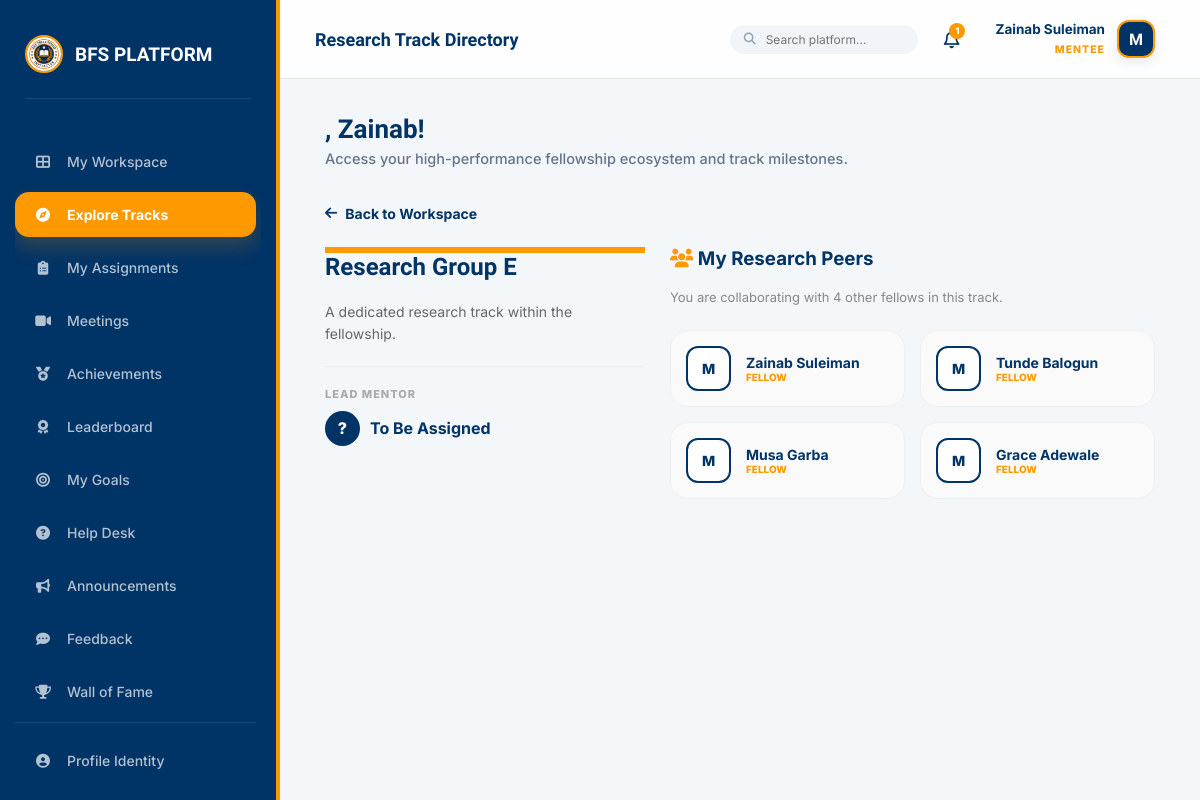
The app's page /groups/5/view/ (signed in) with its own data.
### accounts/models.py (models this page shows, shortened)
class User(AbstractUser):
    ROLE_CHOICES = [
        ('mentee', 'Mentee'),
        ('mentor', 'Mentor'),
        ('management', 'Management Team'),
        ('coordinator', 'Programme Coordinator'),
    ]
    role = models.CharField(max_length=20, choices=ROLE_CHOICES, default='mentee')
    phone = models.CharField(max_length=20, blank=True)
    bio = models.TextField(blank=True)
    avatar_url = models.URLField(blank=True)   # Link to OneDrive/SharePoint photo
    is_verified = models.BooleanField(default=False)
    linkedin_url = models.URLField(blank=True, verbose_name="LinkedIn Profile")
    github_url = models.URLField(blank=True, verbose_name="GitHub/Portfolio")
    cv_url = models.URLField(blank=True, verbose_name="CV/Resume (OneDrive Link)")
    qualification = models.CharField(max_length=120, blank=True, help_text="e.g. B.Sc, M.Sc, Ph.D, Professional Fellow")
    expertise = models.CharField(max_length=150, blank=True, help_text="e.g. Software Engineering, AI, Cloud, Research")
    academic_status = models.CharField(max_length=100, blank=True, help_text="e.g. Student, Recent Graduate, Professional")
    interests = models.TextField(blank=True, help_text="Areas of interest or specialization")
    career_goal = models.TextField(blank=True, help_text="Mentee primary career and learning goal")

### groups/models.py (models this page shows, shortened)
class Group(models.Model):
    JOIN_CHOICES = [('open', 'Open'), ('approval', 'Approval Required'), ('closed', 'Closed')]
    STATUS_CHOICES = [('active', 'Active'), ('archived', 'Archived')]
    name = models.CharField(max_length=120)
    description = models.TextField(blank=True)
    capacity = models.PositiveIntegerField(default=20)
    join_status = models.CharField(max_length=15, choices=JOIN_CHOICES, default='approval')
    status = models.CharField(max_length=10, choices=STATUS_CHOICES, default='active')
    mentor = models.ForeignKey(
        settings.AUTH_USER_MODEL,
        on_delete=models.SET_NULL,
        null=True,
        blank=True,
        related_name='mentored_groups'
    )
    coordinator = models.ForeignKey(
        settings.AUTH_USER_MODEL,
        on_delete=models.SET_NULL,
        null=True,
        related_name='coordinated_groups'
    )
    created_at = models.DateTimeField(auto_now_add=True)

class GroupMembership(models.Model):
    group = models.ForeignKey(Group, on_delete=models.CASCADE, related_name='memberships')
    user = models.ForeignKey(settings.AUTH_USER_MODEL, on_delete=models.CASCADE, related_name='group_membership')
    joined_at = models.DateTimeField(auto_now_add=True)
    class Meta:
        unique_together = ('group', 'user')

### groups/views.py (the view)
# urls.py: path('<int:group_id>/view/', views.mentee_group_view, name='mentee_group_view'),
@role_required('mentee', 'mentor', 'management', 'coordinator')
def mentee_group_view(request, group_id):
    group = get_object_or_404(Group, id=group_id)
    peers = GroupMembership.objects.filter(group=group).select_related('user')
    return render(request, 'groups/mentee_group_view.html', {'group': group, 'peers': peers})

### accounts/permissions.py (called while the page is built)
def role_required(*roles):
    def check(user):
        if not user.is_authenticated:
            return False
        if user.role in roles:
            return True
        raise PermissionDenied
    return user_passes_test(check, login_url='accounts:login')

### notifications/context_processors.py (called while the page is built)
def notification_context(request):
    if request.user.is_authenticated:
        unread_count = Notification.objects.filter(user=request.user, is_read=False).count()
        latest = Notification.objects.filter(user=request.user).order_by('-created_at')[:5]
        return {
            'unread_notifications_count': unread_count,
            'latest_notifications': latest
        }
    return {
        'unread_notifications_count': 0,
        'latest_notifications': []
    }

### templates/groups/mentee_group_view.html
{% extends 'base.html' %}
{% block header_title %}Research Track Directory{% endblock %}
{% block content %}
<div style="margin-bottom: 25px;">
    <a href="{% url 'dashboard:home' %}" style="text-decoration: none; color: var(--navy); font-weight: 700; font-size: 14px; display: inline-flex; align-items: center; gap: 8px;">
        <i class="fas fa-arrow-left"></i> Back to Workspace
    </a>
</div>
<div class="dashboard-grid" style="display: grid; grid-template-columns: 320px 1fr; gap: 25px;">
    <div class="card" style="border-top: 6px solid var(--gold); height: fit-content; animation: fadeInUp 0.6s ease;">
        <h2 style="font-family: 'Lexend'; color: var(--navy); margin: 0;">{{ group.name }}</h2>
        <p style="color: #666; font-size: 14px; line-height: 1.6; margin: 20px 0;">{{ group.description|default:"A dedicated research track within the fellowship." }}</p>
        <div style="border-top: 1px solid #eee; padding-top: 20px;">
            <div style="font-size: 11px; font-weight: 800; color: #aaa; text-transform: uppercase; letter-spacing: 1px;">Lead Mentor</div>
            <div style="display: flex; align-items: center; gap: 10px; margin-top: 10px;">
                <div style="width: 35px; height: 35px; border-radius: 50%; background: var(--navy); color: white; display: flex; align-items: center; justify-content: center; font-weight: 800;">
                    {{ group.mentor.username|first|upper|default:"?" }}
                </div>
                <div style="font-weight: 700; color: var(--navy);">{{ group.mentor.get_full_name|default:"To Be Assigned" }}</div>
            </div>
        </div>
    </div>
    <div class="card" style="animation: fadeInUp 0.8s ease;">
        <h3 style="color: var(--navy); margin-top: 0;"><i class="fas fa-users" style="color: var(--gold);"></i> My Research Peers</h3>
        <p style="color: #888; font-size: 13px;">You are collaborating with {{ peers.count }} other fellows in this track.</p>
        <div style="display: grid; grid-template-columns: repeat(auto-fill, minmax(220px, 1fr)); gap: 15px; margin-top: 25px;">
            {% for p in peers %}
                <div style="display: flex; align-items: center; gap: 15px; padding: 15px; border: 1px solid #f0f0f0; border-radius: 18px; background: #fafafa; transition: 0.3s;" onmouseover="this.style.borderColor='var(--gold)'" onmouseout="this.style.borderColor='#f0f0f0'">
                    <div style="width: 45px; height: 45px; border-radius: 12px; background: white; border: 2px solid var(--navy); color: var(--navy); display: flex; align-items: center; justify-content: center; font-weight: 800; font-size: 14px;">
                        {{ p.user.username|first|upper }}
                    </div>
                    <div>
                        <div style="font-size: 14px; font-weight: 700; color: var(--navy);">{{ p.user.get_full_name|default:p.user.username }}</div>
                        <div style="font-size: 10px; color: var(--gold); font-weight: 800; text-transform: uppercase;">Fellow</div>
                    </div>
                </div>
            {% endfor %}
        </div>
    </div>
</div>
{% endblock %}

### templates/base.html (shortened to what this page needs)
{% load static %}
<!DOCTYPE html>
<html lang="en">
<head>
    <link rel="stylesheet" href="https://cdnjs.cloudflare.com/ajax/libs/font-awesome/6.4.0/css/all.min.css">
</head>
<body>
    <aside class="sidebar" id="sidebar">
        <div class="brand">
            <img src="{% static 'images/logo.jpg' %}" alt="BFS Logo">
            <span>BFS PLATFORM</span>
        </div>
        <nav class="nav-menu">
            {% if user.role == 'mentee' %}
                <a href="{% url 'dashboard:mentee_dashboard' %}" class="nav-item {% if request.resolver_match.url_name == 'mentee_dashboard' %}active{% endif %}">
                    <i class="fas fa-th-large"></i> My Workspace
                </a>
                <a href="{% url 'groups:group_list' %}" class="nav-item {% if 'groups' in request.path and 'meetings' not in request.path and 'pairings' not in request.path %}active{% endif %}">
                    <i class="fas fa-compass"></i> Explore Tracks
                </a>
                <a href="{% url 'tasks:my_tasks_list' %}" class="nav-item {% if 'tasks' in request.path %}active{% endif %}">
                    <i class="fas fa-clipboard-list"></i> My Assignments
                </a>
                <a href="{% url 'groups:meeting_list' %}" class="nav-item {% if 'meetings' in request.path %}active{% endif %}">
                    <i class="fas fa-video"></i> Meetings
                </a>
                <a href="{% url 'progress:achievements' %}" class="nav-item {% if 'achievements' in request.path %}active{% endif %}">
                    <i class="fas fa-medal"></i> Achievements
                </a>
                <a href="{% url 'progress:leaderboard' %}" class="nav-item {% if 'leaderboard' in request.path %}active{% endif %}">
                    <i class="fas fa-award"></i> Leaderboard
                </a>
                <a href="{% url 'progress:goals' %}" class="nav-item {% if 'goals' in request.path %}active{% endif %}">
                    <i class="fas fa-bullseye"></i> My Goals
                </a>
                <a href="{% url 'helpdesk:home' %}" class="nav-item {% if 'helpdesk' in request.path %}active{% endif %}">
                    <i class="fas fa-question-circle"></i> Help Desk
                </a>
                <a href="{% url 'announcements:list' %}" class="nav-item {% if 'announcements' in request.path %}active{% endif %}">
                    <i class="fas fa-bullhorn"></i> Announcements
                </a>
                <a href="{% url 'progress:feedback' %}" class="nav-item {% if 'feedback' in request.path %}active{% endif %}">
                    <i class="fas fa-comment-dots"></i> Feedback
                </a>
                <a href="{% url 'core:wall_of_fame' %}" class="nav-item {% if 'wall-of-fame' in request.path %}active{% endif %}">
                    <i class="fas fa-trophy"></i> Wall of Fame
                </a>
            {% endif %}
            <div style="margin-top: auto; border-top: 1px solid rgba(255,255,255,0.1); padding-top: 15px;">
                <a href="{% url 'accounts:profile' %}" class="nav-item {% if 'profile' in request.path %}active{% endif %}">
                    <i class="fas fa-user-circle"></i> Profile Identity
                </a>
            </div>
        </nav>
    </aside>
    <main class="main">
        <header class="topbar">
            <div style="display: flex; align-items: center; gap: 15px;">
                <h2 style="margin:0; font-family:'Lexend'; font-size: 18px; color: var(--navy);">{% block header_title %}{% endblock %}</h2>
            </div>
            <div style="display: flex; align-items: center; gap: 20px;">
                <form method="get" action="{% url 'core:search' %}" style="display: flex; align-items: center; background: #f1f5f9; border-radius: 20px; padding: 6px 14px;">
                    <i class="fas fa-search" style="color: #94a3b8; font-size: 12px; margin-right: 8px;"></i>
                    <input type="text" name="q" placeholder="Search platform..." style="border: none; background: transparent; outline: none; font-size: 12px; width: 140px; font-family: inherit;">
                </form>
                <a href="{% url 'notifications:notification_list' %}" style="position: relative; color: var(--navy); text-decoration: none; font-size: 18px; padding: 6px;">
                    <i class="far fa-bell"></i>
                    {% if unread_notifications_count > 0 %}
                    <span style="position: absolute; top: 0; right: 0; background: var(--gold); color: white; border-radius: 50%; font-size: 9px; font-weight: 800; width: 16px; height: 16px; display: flex; align-items: center; justify-content: center;">
                        {{ unread_notifications_count }}
                    </span>
                    {% endif %}
                </a>
                <div class="identity-card" data-role="{{ user.get_role_display }}">
                    <div style="display: flex; align-items: center; gap: 12px;">
                        <div style="text-align: right; line-height: 1.2;">
                            <span style="display: block; font-weight: 700; font-size: 13.5px; color: var(--navy);">{{ user.get_full_name|default:user.username }}</span>
                            <span style="font-size: 10.5px; color: var(--gold); font-weight: 800; text-transform: uppercase; letter-spacing: 1px;">{{ user.role }}</span>
                        </div>
                        <div style="width: 38px; height: 38px; border-radius: 12px; background: var(--navy); color: white; display: flex; align-items: center; justify-content: center; font-weight: 800; font-family: 'Lexend'; border: 2px solid var(--gold); box-shadow: 0 4px 12px rgba(0, 51, 102, 0.1);">
                            {{ user.username|first|upper }}
                        </div>
                    </div>
                </div>
            </div>
        </header>
        <div class="content-body">
            <div class="welcome-banner">
                <h1>{{ greeting }}, {{ user.first_name|default:user.username }}!</h1>
                <p>Access your high-performance fellowship ecosystem and track milestones.</p>
            </div>
            {% block content %}{% endblock %}
        </div>
    </main>
</body>
</html>

### templates/base.html (style rules this page uses)
:root { --navy: #003366; --navy-light: #004d99; --navy-dark: #001a33; --gold: #FF9900; --gold-soft: rgba(255, 153, 0, 0.12); --bg: #F4F7F9; --surface: #FFFFFF; --line: #E0E6ED; --text: #1A2B3C; --danger: #e74c3c; --success: #2ecc71; --radius: 16px; --transition: all 0.4s cubic-bezier(0.165, 0.84, 0.44, 1); }
* { box-sizing: border-box; -webkit-tap-highlight-color: transparent; }
body { margin: 0; background: var(--bg); color: var(--text); font-family: 'Inter', sans-serif; display: flex; height: 100vh; width: 100vw; overflow: hidden; }
.sidebar { width: 280px; background: var(--navy); color: white; display: flex; flex-direction: column; padding: 25px 15px; z-index: 1100; transition: var(--transition); border-right: 4px solid var(--gold); flex-shrink: 0; }
.brand { display: flex; align-items: center; gap: 12px; font-family: 'Lexend'; font-weight: 700; font-size: 19px; margin: 10px 10px 40px; border-bottom: 1px solid rgba(255,255,255,0.1); padding-bottom: 25px; }
.brand img { width: 38px; height: 38px; border-radius: 50%; border: 2px solid var(--gold); }
.nav-menu { flex: 1; display: flex; flex-direction: column; gap: 8px; overflow-y: auto; padding-right: 5px; }
.nav-item { display: flex; align-items: center; gap: 14px; padding: 14px 18px; border-radius: 14px; color: rgba(255,255,255,0.7); font-size: 14px; font-weight: 500; text-decoration: none; transition: 0.3s; cursor: pointer; border: none; background: transparent; width: 100%; text-align: left; }
.nav-item.active { background: var(--gold); color: white !important; font-weight: 700; box-shadow: 0 10px 20px rgba(255, 153, 0, 0.2); }
.nav-item i { width: 20px; text-align: center; }
.main { flex: 1; display: flex; flex-direction: column; min-width: 0; position: relative; }
.topbar { background: rgba(255, 255, 255, 0.85); backdrop-filter: blur(12px); -webkit-backdrop-filter: blur(12px); padding: 15px 35px; border-bottom: 1px solid var(--line); display: flex; justify-content: space-between; align-items: center; z-index: 1000; }
.content-body { padding: 35px 45px; overflow-y: auto; flex: 1; scroll-behavior: smooth; }
.welcome-banner { margin-bottom: 35px; animation: fadeInUp 0.8s cubic-bezier(0.165, 0.84, 0.44, 1); }
.welcome-banner h1 { margin: 0; font-family: 'Lexend'; color: var(--navy) !important; font-size: 26px; font-weight: 700; }
.welcome-banner p { margin: 6px 0 0; color: #64748b; font-size: 14.5px; font-weight: 500; }
.identity-card { position: relative; cursor: pointer; transition: 0.3s; padding: 5px 10px; border-radius: 12px; }

### records on screen
User: get_full_name "Zainab Suleiman", role "MENTEE", username|first "M", first_name "Zainab"
Group: name "Research Group E", description "A dedicated research track within the fellowship.", mentor.username|first "?", mentor.get_full_name "To Be Assigned"
GroupMembership: user.username|first "M", user.get_full_name "Zainab Suleiman"
GroupMembership: user.username|first "M", user.get_full_name "Tunde Balogun"
GroupMembership: user.username|first "M", user.get_full_name "Musa Garba"
GroupMembership: user.username|first "M", user.get_full_name "Grace Adewale"

### other values on screen
{{ unread_notifications_count }} "1"
{{ peers.count }} "4"
